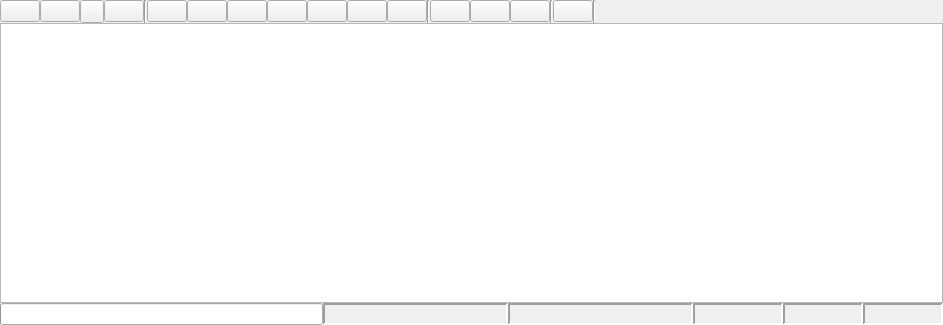
<?xml version="1.0" encoding="UTF-8"?>
<ui version="4.0">
 <class>Bag</class>
 <widget class="QWidget" name="Bag">
  <property name="geometry">
   <rect>
    <x>0</x>
    <y>0</y>
    <width>943</width>
    <height>325</height>
   </rect>
  </property>
  <property name="windowTitle">
   <string>Bag</string>
  </property>
  <layout class="QVBoxLayout" name="verticalLayout">
   <property name="spacing">
    <number>0</number>
   </property>
   <property name="leftMargin">
    <number>0</number>
   </property>
   <property name="topMargin">
    <number>0</number>
   </property>
   <property name="rightMargin">
    <number>0</number>
   </property>
   <property name="bottomMargin">
    <number>0</number>
   </property>
   <item>
    <layout class="QHBoxLayout" name="horizontalLayout">
     <item>
      <widget class="QPushButton" name="record_button">
       <property name="toolTip">
        <string>Record Bag</string>
       </property>
       <property name="text">
        <string/>
       </property>
       <property name="iconSize">
        <size>
         <width>16</width>
         <height>16</height>
        </size>
       </property>
      </widget>
     </item>
     <item>
      <widget class="QPushButton" name="load_button">
       <property name="toolTip">
        <string>Load Bag</string>
       </property>
       <property name="text">
        <string/>
       </property>
       <property name="iconSize">
        <size>
         <width>16</width>
         <height>16</height>
        </size>
       </property>
      </widget>
     </item>
     <item>
      <widget class="QToolButton" name="gt_button">
       <property name="sizePolicy">
        <sizepolicy hsizetype="Minimum" vsizetype="Fixed">
         <horstretch>0</horstretch>
         <verstretch>0</verstretch>
        </sizepolicy>
       </property>
       <property name="toolTip">
        <string>GT</string>
       </property>
       <property name="text">
        <string/>
       </property>
      </widget>
     </item>
     <item>
      <widget class="QPushButton" name="save_button">
       <property name="toolTip">
        <string>Save Bag</string>
       </property>
       <property name="text">
        <string/>
       </property>
       <property name="iconSize">
        <size>
         <width>16</width>
         <height>16</height>
        </size>
       </property>
      </widget>
     </item>
     <item>
      <widget class="Line" name="line_3">
       <property name="orientation">
        <enum>Qt::Vertical</enum>
       </property>
      </widget>
     </item>
     <item>
      <widget class="QPushButton" name="begin_button">
       <property name="toolTip">
        <string>Go To Beginning</string>
       </property>
       <property name="text">
        <string/>
       </property>
       <property name="iconSize">
        <size>
         <width>16</width>
         <height>16</height>
        </size>
       </property>
      </widget>
     </item>
     <item>
      <widget class="QPushButton" name="slower_button">
       <property name="toolTip">
        <string>Slower / Rewind</string>
       </property>
       <property name="text">
        <string/>
       </property>
       <property name="iconSize">
        <size>
         <width>16</width>
         <height>16</height>
        </size>
       </property>
      </widget>
     </item>
     <item>
      <widget class="QPushButton" name="previous_button">
       <property name="toolTip">
        <string>Previous frame</string>
       </property>
       <property name="text">
        <string/>
       </property>
       <property name="iconSize">
        <size>
         <width>16</width>
         <height>16</height>
        </size>
       </property>
      </widget>
     </item>
     <item>
      <widget class="QPushButton" name="play_button">
       <property name="toolTip">
        <string>Play / Pause</string>
       </property>
       <property name="text">
        <string/>
       </property>
       <property name="iconSize">
        <size>
         <width>16</width>
         <height>16</height>
        </size>
       </property>
       <property name="checkable">
        <bool>true</bool>
       </property>
      </widget>
     </item>
     <item>
      <widget class="QPushButton" name="next_button">
       <property name="toolTip">
        <string>Next frame</string>
       </property>
       <property name="text">
        <string/>
       </property>
       <property name="iconSize">
        <size>
         <width>16</width>
         <height>16</height>
        </size>
       </property>
      </widget>
     </item>
     <item>
      <widget class="QPushButton" name="faster_button">
       <property name="toolTip">
        <string>Fast Forward</string>
       </property>
       <property name="text">
        <string/>
       </property>
       <property name="iconSize">
        <size>
         <width>16</width>
         <height>16</height>
        </size>
       </property>
      </widget>
     </item>
     <item>
      <widget class="QPushButton" name="end_button">
       <property name="toolTip">
        <string>Go To End</string>
       </property>
       <property name="text">
        <string/>
       </property>
       <property name="iconSize">
        <size>
         <width>16</width>
         <height>16</height>
        </size>
       </property>
      </widget>
     </item>
     <item>
      <widget class="Line" name="line">
       <property name="orientation">
        <enum>Qt::Vertical</enum>
       </property>
      </widget>
     </item>
     <item>
      <widget class="QPushButton" name="zoom_in_button">
       <property name="toolTip">
        <string>Zoom In</string>
       </property>
       <property name="text">
        <string/>
       </property>
       <property name="iconSize">
        <size>
         <width>16</width>
         <height>16</height>
        </size>
       </property>
      </widget>
     </item>
     <item>
      <widget class="QPushButton" name="zoom_out_button">
       <property name="toolTip">
        <string>Zoom Out</string>
       </property>
       <property name="text">
        <string/>
       </property>
       <property name="iconSize">
        <size>
         <width>16</width>
         <height>16</height>
        </size>
       </property>
      </widget>
     </item>
     <item>
      <widget class="QPushButton" name="zoom_all_button">
       <property name="toolTip">
        <string>Zoom Home</string>
       </property>
       <property name="text">
        <string/>
       </property>
       <property name="iconSize">
        <size>
         <width>16</width>
         <height>16</height>
        </size>
       </property>
      </widget>
     </item>
     <item>
      <widget class="Line" name="line_2">
       <property name="orientation">
        <enum>Qt::Vertical</enum>
       </property>
      </widget>
     </item>
     <item>
      <widget class="QPushButton" name="thumbs_button">
       <property name="toolTip">
        <string>Toggle Thumbnails</string>
       </property>
       <property name="text">
        <string/>
       </property>
       <property name="iconSize">
        <size>
         <width>16</width>
         <height>16</height>
        </size>
       </property>
       <property name="checkable">
        <bool>true</bool>
       </property>
      </widget>
     </item>
     <item>
      <widget class="Line" name="line_4">
       <property name="orientation">
        <enum>Qt::Vertical</enum>
       </property>
      </widget>
     </item>
     <item>
      <spacer name="horizontalSpacer">
       <property name="orientation">
        <enum>Qt::Horizontal</enum>
       </property>
       <property name="sizeHint" stdset="0">
        <size>
         <width>40</width>
         <height>20</height>
        </size>
       </property>
      </spacer>
     </item>
    </layout>
   </item>
   <item>
    <widget class="BagGraphicsView" name="graphics_view">
     <property name="horizontalScrollBarPolicy">
      <enum>Qt::ScrollBarAlwaysOff</enum>
     </property>
    </widget>
   </item>
   <item>
    <layout class="QHBoxLayout" name="status_bar_layout">
     <item>
      <widget class="QProgressBar" name="progress_bar">
       <property name="sizePolicy">
        <sizepolicy hsizetype="Minimum" vsizetype="Fixed">
         <horstretch>0</horstretch>
         <verstretch>0</verstretch>
        </sizepolicy>
       </property>
       <property name="value">
        <number>0</number>
       </property>
       <property name="textVisible">
        <bool>false</bool>
       </property>
      </widget>
     </item>
     <item>
      <widget class="QLabel" name="stamp_label">
       <property name="maximumSize">
        <size>
         <width>185</width>
         <height>16777215</height>
        </size>
       </property>
       <property name="toolTip">
        <string>Timestamp of the current playhead location</string>
       </property>
       <property name="frameShape">
        <enum>QFrame::Panel</enum>
       </property>
       <property name="frameShadow">
        <enum>QFrame::Sunken</enum>
       </property>
       <property name="lineWidth">
        <number>2</number>
       </property>
       <property name="text">
        <string/>
       </property>
      </widget>
     </item>
     <item>
      <widget class="QLabel" name="date_label">
       <property name="maximumSize">
        <size>
         <width>185</width>
         <height>16777215</height>
        </size>
       </property>
       <property name="toolTip">
        <string>Date and time of the current playhead location</string>
       </property>
       <property name="frameShape">
        <enum>QFrame::Panel</enum>
       </property>
       <property name="frameShadow">
        <enum>QFrame::Sunken</enum>
       </property>
       <property name="lineWidth">
        <number>2</number>
       </property>
       <property name="text">
        <string/>
       </property>
      </widget>
     </item>
     <item>
      <widget class="QLabel" name="seconds_label">
       <property name="minimumSize">
        <size>
         <width>0</width>
         <height>0</height>
        </size>
       </property>
       <property name="maximumSize">
        <size>
         <width>90</width>
         <height>16777215</height>
        </size>
       </property>
       <property name="toolTip">
        <string>Number of seconds the current playhead location is from the beginning of the bag</string>
       </property>
       <property name="frameShape">
        <enum>QFrame::Panel</enum>
       </property>
       <property name="frameShadow">
        <enum>QFrame::Sunken</enum>
       </property>
       <property name="lineWidth">
        <number>2</number>
       </property>
       <property name="text">
        <string/>
       </property>
      </widget>
     </item>
     <item>
      <widget class="QLabel" name="playspeed_label">
       <property name="maximumSize">
        <size>
         <width>80</width>
         <height>16777215</height>
        </size>
       </property>
       <property name="toolTip">
        <string>Playback speed</string>
       </property>
       <property name="frameShape">
        <enum>QFrame::Panel</enum>
       </property>
       <property name="frameShadow">
        <enum>QFrame::Sunken</enum>
       </property>
       <property name="lineWidth">
        <number>2</number>
       </property>
       <property name="text">
        <string/>
       </property>
      </widget>
     </item>
     <item>
      <widget class="QLabel" name="filesize_label">
       <property name="maximumSize">
        <size>
         <width>80</width>
         <height>16777215</height>
        </size>
       </property>
       <property name="toolTip">
        <string>Bag size</string>
       </property>
       <property name="frameShape">
        <enum>QFrame::Panel</enum>
       </property>
       <property name="frameShadow">
        <enum>QFrame::Sunken</enum>
       </property>
       <property name="lineWidth">
        <number>2</number>
       </property>
       <property name="text">
        <string/>
       </property>
      </widget>
     </item>
    </layout>
   </item>
  </layout>
 </widget>
 <customwidgets>
  <customwidget>
   <class>BagGraphicsView</class>
   <extends>QGraphicsView</extends>
   <header>rqt_bag.bag_widget</header>
  </customwidget>
 </customwidgets>
 <resources/>
 <connections/>
</ui>
